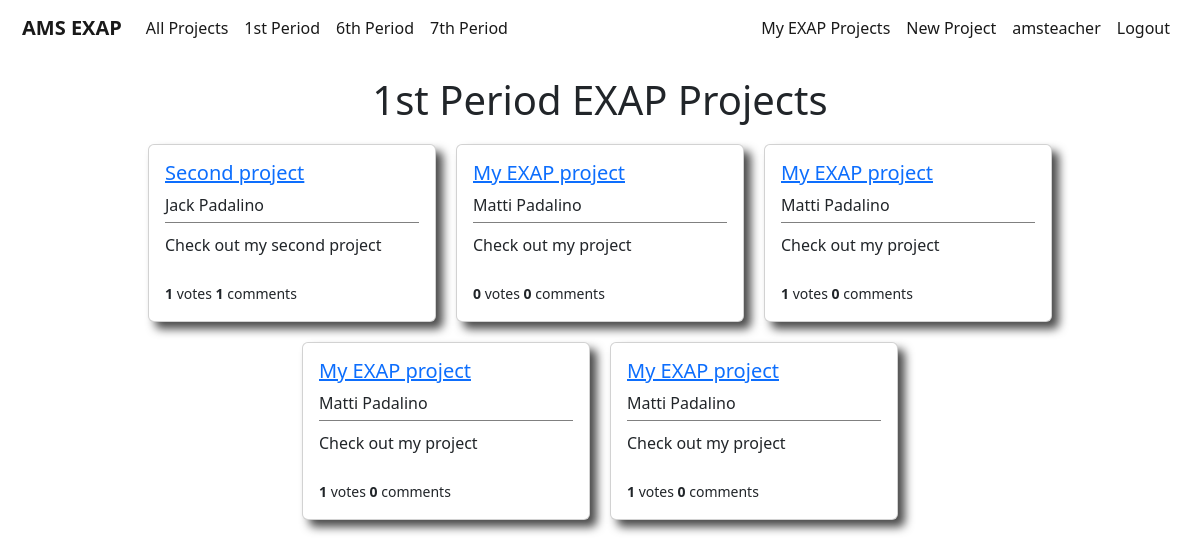
Before: /users/firstperiodprojects/ (signed in) with the older database file.
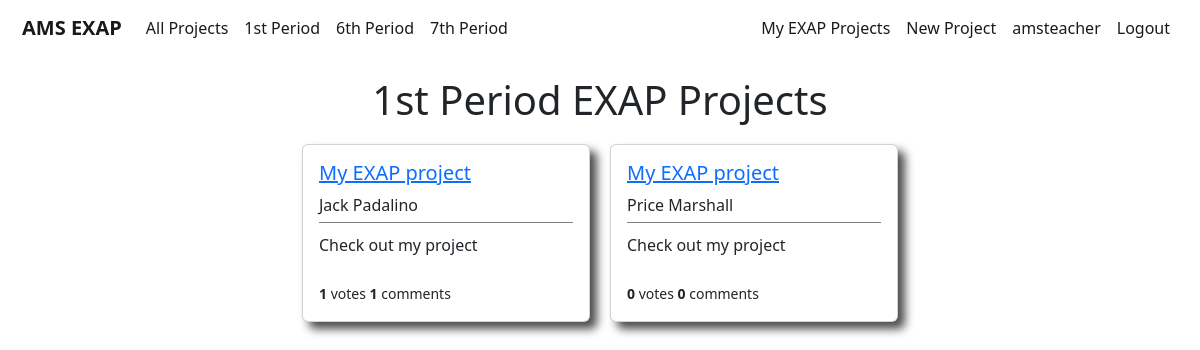
After: the same page with the newer database file.
### users/models.py (models this page shows, shortened)
class Project(models.Model):
    student = models.ForeignKey(User,on_delete=models.CASCADE)
    period = models.IntegerField(choices=periods,default=1)
    liked = models.ManyToManyField(User,default=None,blank=True,related_name='likes')
    title = models.CharField(max_length=50,default='My EXAP project')
    blurb = models.CharField(max_length=100,default='Check out my project')
    description = models.TextField(default="I haven't written my project description yet, but trust me it will be awesome!")

### users/views.py (the view)
# urls.py: path('firstperiodprojects/',FirstPeriodProjectListView.as_view(),name='users-firstperiodprojects'),
class FirstPeriodProjectListView(LoginRequiredMixin,ListView):
    model = Project
    template_name = 'users/firstperiodprojects.html'
    context_object_name = 'projects'
    def get_queryset(self):
        projects = Project.objects.filter(period=1)
        return projects

### users/templates/users/firstperiodprojects.html
{% extends 'main/base.html' %}
{% block content %}
<div class='page-title'>
    <h1>1st Period EXAP Projects</h1>
</div>
{% if user.is_authenticated %}
    <div class='container'>
        {% for project in projects %}
            <div class="card project-card" style="width: 18rem;">
                <div class="card-body project-card-body">
                    <h5><a class="article-title" href="{% url 'project-details' project.pk %}">{{ project.title }}</a></h5>
                    <h8 class="card-title project-card-student">{{ project.student.first_name }} {{ project.student.last_name }}</h8>
                    <div class='project-card-blurb'>
                        <p class="card-text project-card-text">{{ project.blurb }}</p>
                    </div>
                    <br>
                    <small><b>{{ project.liked.all.count }}</b> votes <b>{{ project.comments.all.count }}</b> comments</small>
                </div>
            </div>
        {% endfor %}
    </div>
{% endif %}
{% endblock content %}

Changed rows visible on the page:
removed Project: title "Second project", student.first_name "Jack", student.last_name "Padalino", blurb "Check out my second project", liked.all.count "1", comments.all.count "1"
removed Project: title "My EXAP project", student.first_name "Matti", student.last_name "Padalino", blurb "Check out my project", liked.all.count "0", comments.all.count "0"
removed Project: title "My EXAP project", student.first_name "Matti", student.last_name "Padalino", blurb "Check out my project", liked.all.count "1", comments.all.count "0"
removed Project: title "My EXAP project", student.first_name "Matti", student.last_name "Padalino", blurb "Check out my project", liked.all.count "1", comments.all.count "0"
removed Project: title "My EXAP project", student.first_name "Matti", student.last_name "Padalino", blurb "Check out my project", liked.all.count "1", comments.all.count "0"
added Project: title "My EXAP project", student.first_name "Jack", student.last_name "Padalino", blurb "Check out my project", liked.all.count "1", comments.all.count "1"
added Project: title "My EXAP project", student.first_name "Price", student.last_name "Marshall", blurb "Check out my project", liked.all.count "0", comments.all.count "0"
